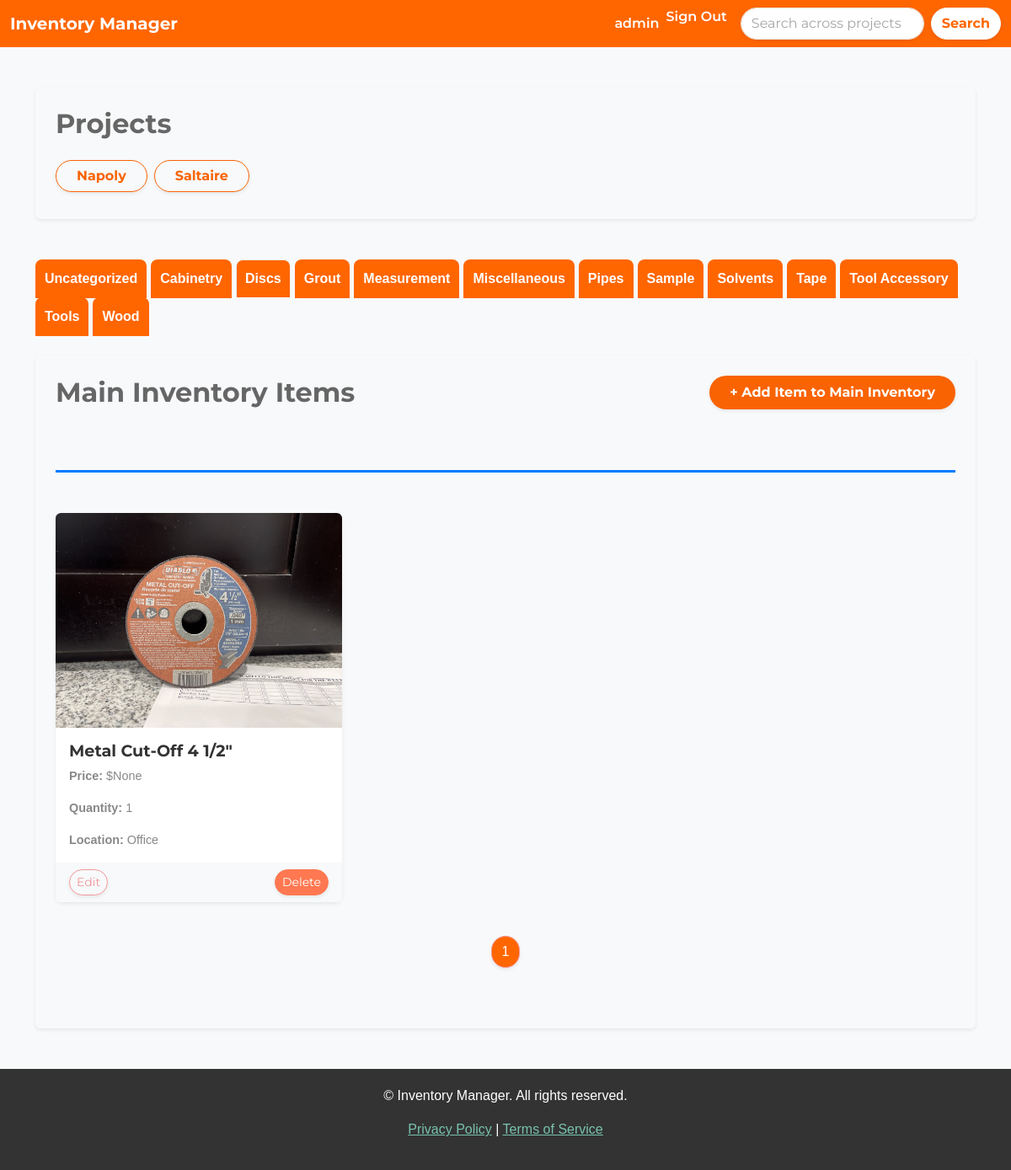
/dashboard/?page_Discs=1&active_category=Discs (signed in), run on the app's committed database.
### inventory/models.py (models this page shows, shortened)
class Project(models.Model):
	name = models.CharField(max_length=200)
	description = models.TextField(blank=True, null=True)
	user = models.ForeignKey(User, on_delete=models.CASCADE)
	date_created = models.DateTimeField(auto_now_add=True)

class Category(models.Model):
    name = models.CharField(max_length=200)
    class Meta:
        verbose_name_plural = 'categories'
        ordering = ['name']  # Ensure categories are listed in alphabetical order

class InventoryItem(models.Model):
    name = models.CharField(max_length=200)
    quantity = models.IntegerField()
    category = models.ForeignKey('Category', on_delete=models.SET_NULL, blank=True, null=True)
    price = models.DecimalField(max_digits=10, decimal_places=2, blank=True, null=True)
    date_created = models.DateTimeField(auto_now_add=True)
    user = models.ForeignKey(User, on_delete=models.CASCADE)
    project = models.ForeignKey(Project, on_delete=models.CASCADE, related_name="inventory_items", blank=False, null=False)
    image = models.ImageField(upload_to='inventory_images/', null=True, blank=True)
    location = models.ForeignKey('Location', on_delete=models.SET_NULL, blank=True, null=True)

class Location(models.Model):
    name = models.CharField(max_length=100)

### inventory/views.py (the view)
# urls.py: path('dashboard/', Dashboard.as_view(), name='dashboard'),
class Dashboard(LoginRequiredMixin, View):
    def get(self, request):
        main_project = Project.objects.filter(name="Main Project").first()
        projects = Project.objects.exclude(id=main_project.id).order_by('name') if main_project else Project.objects.all().order_by('name')
        search_query = request.GET.get('search', '')
        items = InventoryItem.objects.filter(project=main_project)
        if search_query:
            items = items.filter(name__icontains=search_query)
        items = items.order_by('category__name', 'name')
        grouped_inventory = {}
        items_per_page = 9
        for item in items:
            category = item.category.name if item.category else 'Uncategorized'  # Handle missing categories
            if category not in grouped_inventory:
                grouped_inventory[category] = []
            grouped_inventory[category].append(item)
        category_pages = {}
        active_category = request.GET.get('active_category', list(grouped_inventory.keys())[0])  # Default to first category
        for category, item_list in grouped_inventory.items():
            paginator = Paginator(item_list, items_per_page)
            page_number = request.GET.get(f'page_{category}', 1)
            category_pages[category] = paginator.get_page(page_number)
        return render(request, 'inventory/dashboard.html', {
            'main_project': main_project,
            'projects': projects,
            'grouped_inventory': category_pages,
            'active_category': active_category,
        })

### inventory/templates/inventory/dashboard.html (shortened to what this page needs)
{% extends 'inventory/base.html' %}
{% load crispy_forms_tags %}
{% block content %}
    <div class="container mt-5">
        <div class="card shadow-sm p-4 mb-5 rounded" style="border: none; background-color: var(--light-grey);">
            <h2 class="mb-4" style="color: var(--dark-grey); font-weight: bold;">Projects</h2>
            {% if projects %}
                <div class="d-flex flex-wrap gap-2">
                    {% for project in projects %}
                        <a href="{% url 'project_inventory' project.id %}" class="btn btn-outline-primary mb-2 rounded-pill shadow-sm px-4" style="font-weight: bold; color: var(--primary-color);">
                            {{ project.name }}
                        </a>
                    {% endfor %}
                </div>
            {% else %}
                <p style="color: var(--dark-grey);">No projects available.</p>
            {% endif %}
        </div>
        <div class="category-tabs mb-4">
            <ul class="nav nav-tabs border-0" style="font-weight: bold;">
                {% for category, items in grouped_inventory.items %}
                    <li class="nav-item">
                        <a class="nav-link {% if category == active_category %}active{% endif %}"
                           data-bs-toggle="tab" href="#category_{{ forloop.counter }}"
                           onclick="setActiveCategory('{{ category }}')"
                           style="color: #FFFFFF; background-color: #FF6600; border-radius: 8px 8px 0 0; padding: 10px; margin-right: 5px; text-align: center;">
                            {{ category }}
                        </a>
                    </li>
                {% endfor %}
            </ul>
        </div>
        <div class="card shadow-sm p-4 mb-5 rounded" style="border: none; background-color: var(--light-grey);">
            <div class="d-flex justify-content-between align-items-center mb-4">
                <h2 class="mb-0" style="color: var(--dark-grey); font-weight: bold;">Main Inventory Items</h2>
                <a href="{% url 'add-item' %}" class="btn btn-primary rounded-pill px-4 py-2 shadow-sm">+ Add Item to Main Inventory</a>
            </div>
            <div class="tab-content">
                {% for category, items in grouped_inventory.items %}
                    <div class="tab-pane fade {% if category == active_category %}show active{% endif %}" id="category_{{ forloop.counter }}">
                        <div class="category-section my-5">
                            <div class="row mt-4">
                                {% for item in items %}
                                    <div class="col-md-4 col-sm-6 mb-4">
                                        <div class="card h-100 shadow-sm" style="border-radius: 8px;">
                                            {% if item.image %}
                                                <img src="{{ item.image.url }}" class="card-img-top rounded-top" alt="{{ item.name }}">
                                            {% else %}
                                                <img src="https://via.placeholder.com/150" class="card-img-top rounded-top" alt="Placeholder Image">
                                            {% endif %}
                                            <div class="card-body">
                                                <h5 class="card-title" style="color: var(--secondary-color); font-weight: bold;">{{ item.name }}</h5>
                                                <p class="card-text"><strong>Price:</strong> ${{ item.price }}</p>
                                                <p class="card-text"><strong>Quantity:</strong> {{ item.quantity }}</p>
                                                {% if item.location %}
                                                    <p class="card-text"><strong>Location:</strong> {{ item.location.name }}</p>
                                                {% else %}
                                                    <p class="card-text"><strong>Location:</strong> Not specified</p>
                                                {% endif %}
                                            </div>
                                            <div class="card-footer d-flex justify-content-between" style="background-color: var(--light-grey); border-top: none;">
                                                {% if user.is_staff %}
                                                    <a href="{% url 'edit-item' item.id %}" class="btn btn-outline-secondary btn-sm rounded-pill shadow-sm">Edit</a>
                                                    <a href="{% url 'delete-item' item.id %}" class="btn btn-danger btn-sm rounded-pill shadow-sm">Delete</a>
                                                {% endif %}
                                            </div>
                                        </div>
                                    </div>
                                {% endfor %}
                            </div>
                            <div class="pagination-controls mt-3">
                                <nav aria-label="Page navigation">
                                    <ul class="pagination justify-content-center">
                                        {% for num in items.paginator.page_range %}
                                            <li class="page-item {% if items.number == num %}active{% endif %}">
                                                <a class="page-link rounded-pill shadow-sm {% if items.number == num %}text-white{% else %}text-dark{% endif %}"
                                                   href="?page_{{ category }}={{ num }}&active_category={{ category }}"
                                                   style="{% if items.number == num %}background-color: #ff6600; color: white;{% else %}background-color: #f5f5f5; color: #444444; border: 1px solid #e0e0e0;{% endif %}">
                                                    {{ num }}
                                                </a>
                                            </li>
                                        {% endfor %}
                                    </ul>
                                </nav>
                            </div>
                        </div>
                    </div>
                {% endfor %}
            </div>
        </div>
    </div>
{% endblock %}

### inventory/templates/inventory/navigation.html (shortened to what this page needs)
<nav class="navbar navbar-expand-lg" style="background-color: #FF6600;">
    <div class="container-fluid">
        <a class="navbar-brand text-white fw-bold" href="{% url 'dashboard' %}">Inventory Manager</a>
        <div class="collapse navbar-collapse justify-content-end" id="navbarNav">
            <ul class="navbar-nav">
                {% if user.is_authenticated %}
                    <li class="nav-item">
                        <a class="nav-link text-white fw-semibold" href="#">{{ user.username }}</a>
                    </li>
                    <li class="nav-item">
                        <form method="POST" action="{% url 'logout' %}" style="display:inline;">
                            <button type="submit" class="nav-link text-white fw-semibold" style="background:none; border:none; padding:0; color:inherit; cursor:pointer;">
                                Sign Out
                            </button>
                        </form>
                    </li>
                {% endif %}
            </ul>
            <form method="GET" action="{% url 'search_results' %}" class="d-flex ms-3">
                <input class="form-control me-2 rounded-pill shadow-sm" type="search" name="search" placeholder="Search across projects..." aria-label="Search" value="{{ request.GET.search }}">
                <button class="btn btn-light rounded-pill shadow-sm fw-bold" type="submit" style="background-color: #FFFFFF; color: #FF6600;">Search</button>
            </form>
        </div>
    </div>
</nav>

### inventory/static/css/style.css (style rules this page uses)
.category-section { border-top: 3px solid #007bff; padding-top: 1.5rem; margin-top: 2rem; }
:root { --primary-color: #f96302; --secondary-color: #333333; --light-grey: #f8f9fa; --dark-grey: #666666; --accent-color: #ffb732; }
body { font-family: Arial, sans-serif; color: var(--secondary-color); background-color: var(--light-grey); }
.navbar { background-color: var(--primary-color); color: white; }
.nav-link, .navbar-brand { color: white !important; font-weight: bold; }
h1, h2, h3, h4, h5, h6 { color: var(--dark-grey); font-weight: bold; }
.card { border: none; box-shadow: 0px 4px 8px rgba(0, 0, 0, 0.1); border-radius: 8px; }
.card-title { font-size: 1.2rem; color: var(--secondary-color); }
.card-body p { font-size: 0.9rem; }
.btn-primary { background-color: var(--primary-color); border: none; color: white; font-weight: bold; }
.btn-outline-primary { color: var(--primary-color); border: 1px solid var(--primary-color); }
.form-control { border-radius: 20px; }

### data on the page
Project: name "Napoly"
Project: name "Saltaire"
Category: grouped_inventory "Cabinetry"
Category: grouped_inventory "Discs"
Category: grouped_inventory "Grout"
Category: grouped_inventory "Measurement"
Category: grouped_inventory "Miscellaneous"
Category: grouped_inventory "Pipes"
Category: grouped_inventory "Sample"
Category: grouped_inventory "Solvents"
Category: grouped_inventory "Tape"
Category: grouped_inventory "Tool Accessory"
Category: grouped_inventory "Tools"
Category: grouped_inventory "Wood"
InventoryItem: image (picture), name "Metal Cut-Off 4 1/2\"", price "None", quantity "1", location.name "Office"

### other printed values
{{ user.username }} "admin"
{{ category }} "Uncategorized"
{{ num }} "1"
